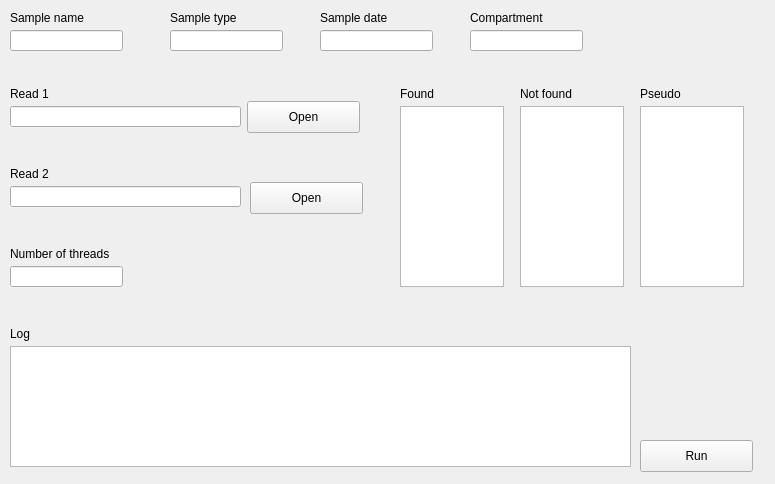
<?xml version="1.0" encoding="UTF-8"?>
<ui version="4.0">
 <class>Form</class>
 <widget class="QWidget" name="Form">
  <property name="geometry">
   <rect>
    <x>0</x>
    <y>0</y>
    <width>775</width>
    <height>484</height>
   </rect>
  </property>
  <property name="windowTitle">
   <string>Entry from reads</string>
  </property>
  <widget class="QLineEdit" name="read1_lineEdit">
   <property name="geometry">
    <rect>
     <x>10</x>
     <y>106</y>
     <width>231</width>
     <height>21</height>
    </rect>
   </property>
  </widget>
  <widget class="QLineEdit" name="read2_lineEdit">
   <property name="geometry">
    <rect>
     <x>10</x>
     <y>186</y>
     <width>231</width>
     <height>21</height>
    </rect>
   </property>
  </widget>
  <widget class="QLabel" name="label">
   <property name="geometry">
    <rect>
     <x>10</x>
     <y>86</y>
     <width>60</width>
     <height>16</height>
    </rect>
   </property>
   <property name="text">
    <string>Read 1</string>
   </property>
  </widget>
  <widget class="QLabel" name="label_2">
   <property name="geometry">
    <rect>
     <x>10</x>
     <y>166</y>
     <width>60</width>
     <height>16</height>
    </rect>
   </property>
   <property name="text">
    <string>Read 2</string>
   </property>
  </widget>
  <widget class="QPushButton" name="read1_pushButton">
   <property name="geometry">
    <rect>
     <x>247</x>
     <y>101</y>
     <width>113</width>
     <height>32</height>
    </rect>
   </property>
   <property name="text">
    <string>Open</string>
   </property>
  </widget>
  <widget class="QPushButton" name="read2_pushButton">
   <property name="geometry">
    <rect>
     <x>250</x>
     <y>182</y>
     <width>113</width>
     <height>32</height>
    </rect>
   </property>
   <property name="text">
    <string>Open</string>
   </property>
  </widget>
  <widget class="QLabel" name="label_3">
   <property name="geometry">
    <rect>
     <x>10</x>
     <y>246</y>
     <width>121</width>
     <height>16</height>
    </rect>
   </property>
   <property name="text">
    <string>Number of threads</string>
   </property>
  </widget>
  <widget class="QLineEdit" name="numThreads_lineEdit">
   <property name="geometry">
    <rect>
     <x>10</x>
     <y>266</y>
     <width>113</width>
     <height>21</height>
    </rect>
   </property>
  </widget>
  <widget class="QTextEdit" name="foundGenes_textEdit">
   <property name="geometry">
    <rect>
     <x>400</x>
     <y>106</y>
     <width>104</width>
     <height>181</height>
    </rect>
   </property>
  </widget>
  <widget class="QLabel" name="label_4">
   <property name="geometry">
    <rect>
     <x>400</x>
     <y>86</y>
     <width>60</width>
     <height>16</height>
    </rect>
   </property>
   <property name="text">
    <string>Found</string>
   </property>
  </widget>
  <widget class="QTextEdit" name="notFoundGenes_textEdit">
   <property name="geometry">
    <rect>
     <x>520</x>
     <y>106</y>
     <width>104</width>
     <height>181</height>
    </rect>
   </property>
  </widget>
  <widget class="QLabel" name="label_5">
   <property name="geometry">
    <rect>
     <x>520</x>
     <y>86</y>
     <width>71</width>
     <height>16</height>
    </rect>
   </property>
   <property name="text">
    <string>Not found</string>
   </property>
  </widget>
  <widget class="QTextEdit" name="pseudoGenes_textEdit">
   <property name="geometry">
    <rect>
     <x>640</x>
     <y>106</y>
     <width>104</width>
     <height>181</height>
    </rect>
   </property>
  </widget>
  <widget class="QLabel" name="label_6">
   <property name="geometry">
    <rect>
     <x>640</x>
     <y>86</y>
     <width>60</width>
     <height>16</height>
    </rect>
   </property>
   <property name="text">
    <string>Pseudo</string>
   </property>
  </widget>
  <widget class="QLabel" name="label_7">
   <property name="geometry">
    <rect>
     <x>10</x>
     <y>326</y>
     <width>60</width>
     <height>16</height>
    </rect>
   </property>
   <property name="text">
    <string>Log</string>
   </property>
  </widget>
  <widget class="QTextEdit" name="logArea_textEdit">
   <property name="geometry">
    <rect>
     <x>10</x>
     <y>346</y>
     <width>621</width>
     <height>121</height>
    </rect>
   </property>
  </widget>
  <widget class="QPushButton" name="run_pushButton">
   <property name="geometry">
    <rect>
     <x>640</x>
     <y>440</y>
     <width>113</width>
     <height>32</height>
    </rect>
   </property>
   <property name="text">
    <string>Run</string>
   </property>
  </widget>
  <widget class="QLabel" name="label_8">
   <property name="geometry">
    <rect>
     <x>10</x>
     <y>10</y>
     <width>91</width>
     <height>16</height>
    </rect>
   </property>
   <property name="text">
    <string>Sample name</string>
   </property>
  </widget>
  <widget class="QLabel" name="label_9">
   <property name="geometry">
    <rect>
     <x>170</x>
     <y>10</y>
     <width>91</width>
     <height>16</height>
    </rect>
   </property>
   <property name="text">
    <string>Sample type</string>
   </property>
  </widget>
  <widget class="QLabel" name="label_10">
   <property name="geometry">
    <rect>
     <x>320</x>
     <y>10</y>
     <width>91</width>
     <height>16</height>
    </rect>
   </property>
   <property name="text">
    <string>Sample date</string>
   </property>
  </widget>
  <widget class="QLabel" name="label_11">
   <property name="geometry">
    <rect>
     <x>470</x>
     <y>10</y>
     <width>91</width>
     <height>16</height>
    </rect>
   </property>
   <property name="text">
    <string>Compartment</string>
   </property>
  </widget>
  <widget class="QLineEdit" name="sampleName_lineEdit">
   <property name="geometry">
    <rect>
     <x>10</x>
     <y>30</y>
     <width>113</width>
     <height>21</height>
    </rect>
   </property>
  </widget>
  <widget class="QLineEdit" name="sampleType_lineEdit">
   <property name="geometry">
    <rect>
     <x>170</x>
     <y>30</y>
     <width>113</width>
     <height>21</height>
    </rect>
   </property>
  </widget>
  <widget class="QLineEdit" name="sampleDate_lineEdit">
   <property name="geometry">
    <rect>
     <x>320</x>
     <y>30</y>
     <width>113</width>
     <height>21</height>
    </rect>
   </property>
  </widget>
  <widget class="QLineEdit" name="compartment_lineEdit">
   <property name="geometry">
    <rect>
     <x>470</x>
     <y>30</y>
     <width>113</width>
     <height>21</height>
    </rect>
   </property>
  </widget>
 </widget>
 <resources/>
 <connections/>
</ui>
